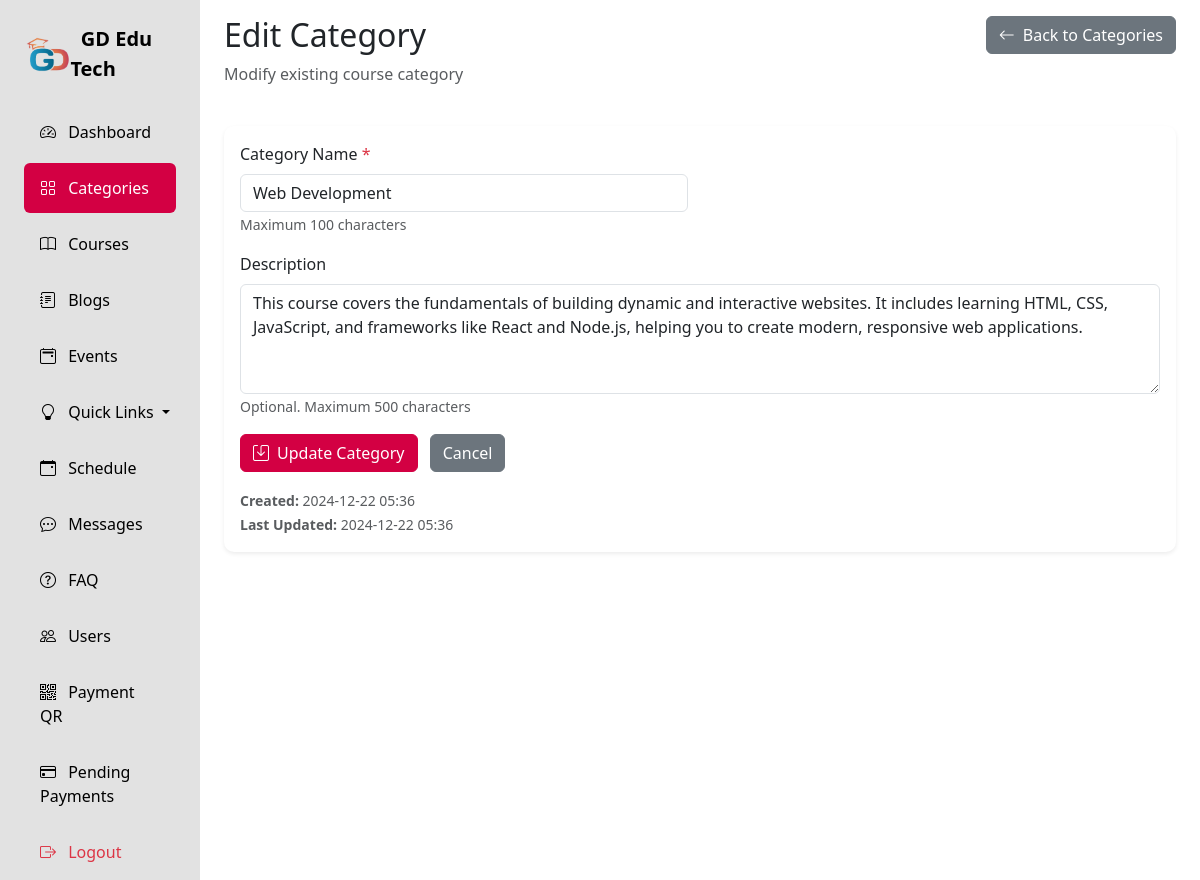
The app's page /adminPanel/Categories/edit_category.php?id=1 (signed in) with its own data.
### tables this page shows
CREATE TABLE `Categories` (
  `category_id` int(11) NOT NULL,
  `name` varchar(100) NOT NULL,
  `description` text DEFAULT NULL,
  `created_at` datetime DEFAULT current_timestamp(),
  `updated_at` datetime DEFAULT current_timestamp() ON UPDATE current_timestamp()
);

### adminPanel/Categories/edit_category.php (the view, shortened to what this page needs)
<?php
require_once '../../Configurations/config.php';
$category_id = intval($_GET['id']);
$stmt = $conn->prepare("SELECT * FROM Categories WHERE category_id = ?");
$stmt->bind_param("i", $category_id);
$stmt->execute();
$result = $stmt->get_result();
$category = $result->fetch_assoc();
if ($_SERVER['REQUEST_METHOD'] === 'POST') {
    $name = trim($_POST['name']);
    $description = trim($_POST['description']);
    $errors = [];
    if (empty($name)) {
        $errors[] = "Category name is required.";
    } elseif (strlen($name) > 100) {
        $errors[] = "Category name cannot exceed 100 characters.";
    }
    if (strlen($description) > 500) {
        $errors[] = "Description cannot exceed 500 characters.";
    }
    if (empty($errors)) {
        $stmt = $conn->prepare("UPDATE Categories SET name = ?, description = ? WHERE category_id = ?");
        $stmt->bind_param("ssi", $name, $description, $category_id);
        try {
            if ($stmt->execute()) {
                $_SESSION['message'] = "Category updated successfully.";
                $_SESSION['message_type'] = "success";
                header("Location: ./");
                exit();
            } else {
                if ($stmt->errno == 1062) {
                    $errors[] = "A category with this name already exists.";
                } else {
                    $errors[] = "Error updating category: " . $stmt->error;
                }
            }
        } catch (Exception $e) {
            $errors[] = "Database error: " . $e->getMessage();
        }
        $stmt->close();
    }
} else {
    $name = $category['name'];
    $description = $category['description'];
}
?>
<!DOCTYPE html>
<html lang="en">
<head>
    <link href="https://cdn.jsdelivr.net/npm/bootstrap@5.3.2/dist/css/bootstrap.min.css" rel="stylesheet">
    <link rel="stylesheet" href="https://cdn.jsdelivr.net/npm/bootstrap-icons@1.11.1/font/bootstrap-icons.css">
    <link rel="stylesheet" href="../css/style.css">
</head>
<body>
    <div class="container-fluid">
        <div class="row">
            <div class="col-auto col-md-3 col-xl-2 px-sm-2 px-0 sidebar">
    <div class="d-flex flex-column align-items-center align-items-sm-start px-3 pt-2 min-vh-100">
        <a href="#" class="d-flex align-items-center pb-3 mb-md-1 mt-md-3 me-md-auto text-white text-decoration-none">
            <span class="fs-5 fw-bolder" style="display: flex;align-items:center;color:black;"><img height="35px" src="../images/edutechLogo.png" alt="">&nbsp; GD Edu Tech</span>
        </a>
        <ul class="nav nav-pills flex-column mb-sm-auto mb-0 align-items-center align-items-sm-start w-100" id="menu">
            <li class="w-100">
                <a href="../" class="nav-link">
                    <i class="bi bi-speedometer2 me-2"></i> Dashboard
                </a>
            </li>
            <li class="w-100">
                <a href="../Categories/" class="nav-link active">
                    <i class="bi bi-grid me-2"></i> Categories
                </a>
            </li>
            <li class="w-100">
                <a href="../Courses/" class="nav-link">
                    <i class="bi bi-book me-2"></i> Courses
                </a>
            </li>
            <li class="w-100">
                <a href="../Blogs/" class="nav-link">
                    <i class="bi bi-journal-text me-2"></i> Blogs
                </a>
            </li>
            <li class="w-100">
                <a href="../Events/" class="nav-link">
                    <i class="bi bi-calendar2-event me-2"></i> Events
                </a>
            </li>
            <li class="w-100 dropdown">
                            <a href="#" class="nav-link dropdown-toggle" id="quizDropdown" role="button" data-bs-toggle="dropdown" aria-expanded="false">
                                <i class="bi bi-lightbulb me-2"></i> Quick Links
                            </a>
                        </li>
            <li class="w-100">
                <a href="../Schedule/index.php" class="nav-link">
                    <i class="bi bi-calendar-event me-2"></i> Schedule
                </a>
            </li>
            <li class="w-100">
                <a href="../Messages/index.php" class="nav-link">
                    <i class="bi bi-chat-dots me-2"></i> Messages
                </a>
            </li>
            <li class="w-100">
                <a href="../FAQ/" class="nav-link">
                    <i class="bi bi-question-circle me-2"></i> FAQ
                </a>
            </li>
            <li class="w-100">
                <a href="../Users/" class="nav-link">
                    <i class="bi bi-people me-2"></i> Users
                </a>
            </li>
            <li class="w-100">
                <a href="../manage_qr.php" class="nav-link">
                    <i class="bi bi-qr-code me-2"></i> Payment QR
                </a>
            </li>
            <li class="w-100">
                <a href="../pending_payments.php" class="nav-link">
                    <i class="bi bi-credit-card me-2"></i> Pending Payments
                </a>
            </li>
            <li class="w-100 mt-auto">
                <a href="../logout.php" class="nav-link text-danger">
                    <i class="bi bi-box-arrow-right me-2"></i> Logout
                </a>
            </li>
        </ul>
    </div>
</div>
            <div class="col py-3">
                <div class="container-fluid">
                    <div class="row mb-4">
                        <div class="col">
                            <h2>Edit Category</h2>
                            <p class="text-muted">Modify existing course category</p>
                        </div>
                        <div class="col-auto">
                            <a href="./" class="btn btn-secondary">
                                <i class="bi bi-arrow-left me-2"></i>Back to Categories
                            </a>
                        </div>
                    </div>
                    <div class="card shadow-sm">
                        <div class="card-body">
                            <form method="POST" action="<?php echo htmlspecialchars($_SERVER['PHP_SELF'] . '?id=' . $category_id); ?>">
                                <div class="row">
                                    <div class="col-md-6 mb-3">
                                        <label for="name" class="form-label">Category Name <span class="text-danger">*</span></label>
                                        <input type="text"
                                               class="form-control"
                                               id="name"
                                               name="name"
                                               required
                                               maxlength="100"
                                               value="<?php echo htmlspecialchars($name); ?>"
                                        >
                                        <small class="form-text text-muted">Maximum 100 characters</small>
                                    </div>
                                </div>
                                <div class="row">
                                    <div class="col-md-12 mb-3">
                                        <label for="description" class="form-label">Description</label>
                                        <textarea
                                            class="form-control"
                                            id="description"
                                            name="description"
                                            rows="4"
                                            maxlength="500"
                                        ><?php echo htmlspecialchars($description); ?></textarea>
                                        <small class="form-text text-muted">Optional. Maximum 500 characters</small>
                                    </div>
                                </div>
                                <div class="row">
                                    <div class="col-md-6">
                                        <button type="submit" class="btn btn-primary">
                                            <i class="bi bi-save me-2"></i>Update Category
                                        </button>
                                        <a href="./" class="btn btn-secondary ms-2">Cancel</a>
                                    </div>
                                </div>
                                <div class="row mt-3">
                                    <div class="col-md-12">
                                        <div class="text-muted">
                                            <small>
                                                <strong>Created:</strong> <?php echo date('Y-m-d H:i', strtotime($category['created_at'])); ?><br>
                                                <strong>Last Updated:</strong> <?php echo date('Y-m-d H:i', strtotime($category['updated_at'])); ?>
                                            </small>
                                        </div>
                                    </div>
                                </div>
                            </form>
                        </div>
                    </div>
                </div>
            </div>
        </div>
    </div>
</body>
</html>

### adminPanel/css/style.css (style rules this page uses)
.sidebar { background: #e2e2e2 !important; min-height: 100vh; color: white; }
.nav-link { color:black; padding: 0.8rem 1rem; margin: 0.2rem 0; border-radius: 0.5rem; }
.nav-link.active { background: #d30043 !important; color: white; }
.card { border: none; border-radius: 10px; box-shadow: 0 0 15px rgba(0, 0, 0, 0.1); }
.btn-primary { background:#d30043 !important ; border-color: #d30043 !important; }

### records on screen
categories: name "Web Development", description "This course covers the fundamentals of building dynamic and interactive websites. It includes learning HTML, CSS, JavaScript, and frameworks like React and Node.js, helping you to create modern, responsive web applications.", created_at "2024-12-22 05:36", updated_at "2024-12-22 05:36"
